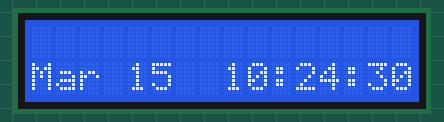
Bench run of a program on a simulated Raspberry Pi (BCM pin numbers). On the bench: 16×2 character LCD. The clock reads 2024-03-15 10:24:30 at power-on unless the program sets it.

Above: at 0.1 s.
At 4.2 s:
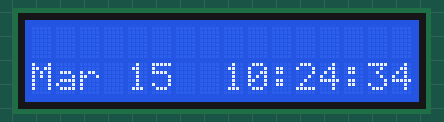
At 9.3 s:
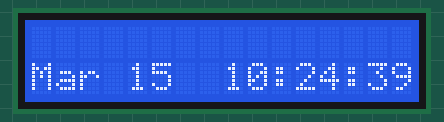
At 19.5 s:
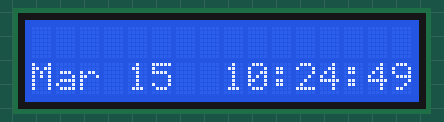
At 28.7 s:
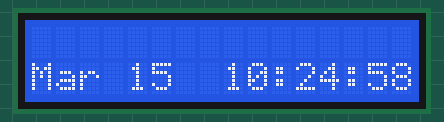
At 38.9 s:
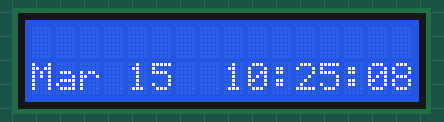

The program:

time.py
```python
import Adafruit_CharLCD as LCD
from time import sleep, strftime
from datetime import datetime


# Raspberry Pi pin configuration:
lcd_rs        = 25
lcd_en        = 24
lcd_d4        = 23
lcd_d5        = 17
lcd_d6        = 18
lcd_d7        = 22
lcd_backlight = 4

lcd_columns = 16
lcd_rows    = 2

# Initialize the LCD using the pins above.
lcd = LCD.Adafruit_CharLCD(lcd_rs, lcd_en, lcd_d4, lcd_d5, lcd_d6, lcd_d7,
                                                      lcd_columns, lcd_rows, lcd_backlight)

while 1:
    lcd.message(datetime.now().strftime('\n%b %d  %H:%M:%S\n'))
    sleep(1)
```

Measured:
- what the display in image 1 shows lasts 1.0 s, from 4.1 s to 5.1 s
